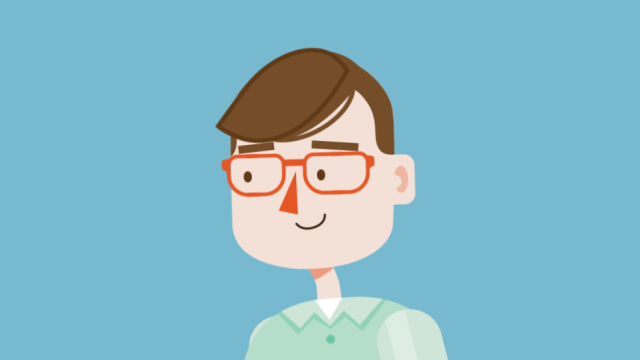
#> input picture assets/img1.png, 640 x 360 px
$ python colordetection.py
#> lines starting #> are read from the running program, lines starting #| are printed output that depends on the picture; after the words box and inside, x2 and y2 are one past the last pixel; in counts of white or black regions, pixels touching at a corner belong together
# Trackbar and Color detection

import cv2
import cvzone
import numpy as np

# function that empty will not doing anything, just pass it
def empty(a):
    pass

# Creating a trackbar
cv2.namedWindow("Trackbars")
cv2.resizeWindow("Trackbars", 640, 240)

# Create a trackbar with minimum value 0 and the maximum value is 179
cv2.createTrackbar("Hue Min", "Trackbars", 0, 179, empty)

# [8 lines of commented-out code are left out]
cv2.createTrackbar("Hue Min", "Trackbars", 10, 179, empty)
cv2.createTrackbar("Hue Max", "Trackbars", 92, 179, empty)
cv2.createTrackbar("Sat Min", "Trackbars", 0, 255, empty)
cv2.createTrackbar("Sat Max", "Trackbars", 70, 255, empty)
cv2.createTrackbar("Val Min", "Trackbars", 40, 255, empty)
cv2.createTrackbar("Val Max", "Trackbars", 255, 255, empty)

# After all of the setting, the color will make it the best HSV value


while True:

    img = cv2.imread('assets/img1.png')
#> img is the input picture: shape (360, 640, 3); mean B, G, R 197.7, 183.7, 133.7

    imgHSV = cv2.cvtColor(img, cv2.COLOR_BGR2HSV)
#> imgHSV: shape (360, 640, 3); mean H, S, V 83.4, 101.7, 206.3
    # get trackbar value
    h_min = cv2.getTrackbarPos("Hue Min", "Trackbars")
    h_max = cv2.getTrackbarPos("Hue Max", "Trackbars")
    s_min = cv2.getTrackbarPos("Sat Min", "Trackbars")
    s_max = cv2.getTrackbarPos("Sat Max", "Trackbars")
    v_min = cv2.getTrackbarPos("Val Min", "Trackbars")
    v_max = cv2.getTrackbarPos("Val Max", "Trackbars")
    print(h_min, h_max, s_min, s_max, v_min, v_max)

    # Create a mask using numpy array
    lower = np.array([h_min, s_min, v_min])
    upper = np.array([h_max, s_max, v_max])
    mask = cv2.inRange(imgHSV, lower, upper)
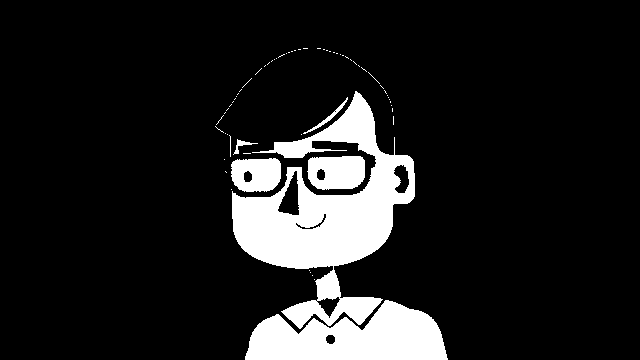
#> mask: shape (360, 640); 12.3% white; 65 white regions (58 under 20 px), largest, box (x1, y1, x2, y2) and area: (232, 91, 415, 329) 16852, (245, 300, 448, 360) 8008, (307, 156, 365, 190) 1662


    # Create a result based on mask
    imgResult = cv2.bitwise_and(img, img, mask=mask)
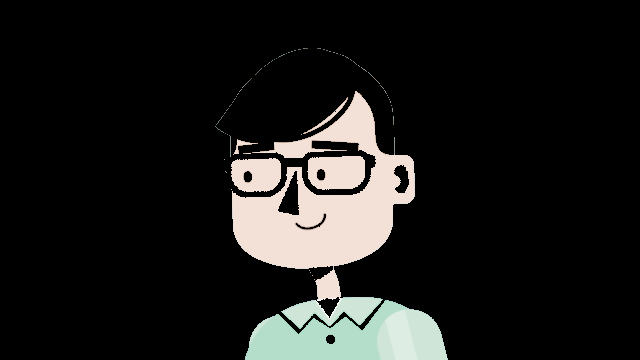
#> imgResult: shape (360, 640, 3); mean B, G, R 26.1, 27.6, 27.7

    # Create stack images
    imgStack1 = cvzone.stackImages([img,imgHSV],2, 1)
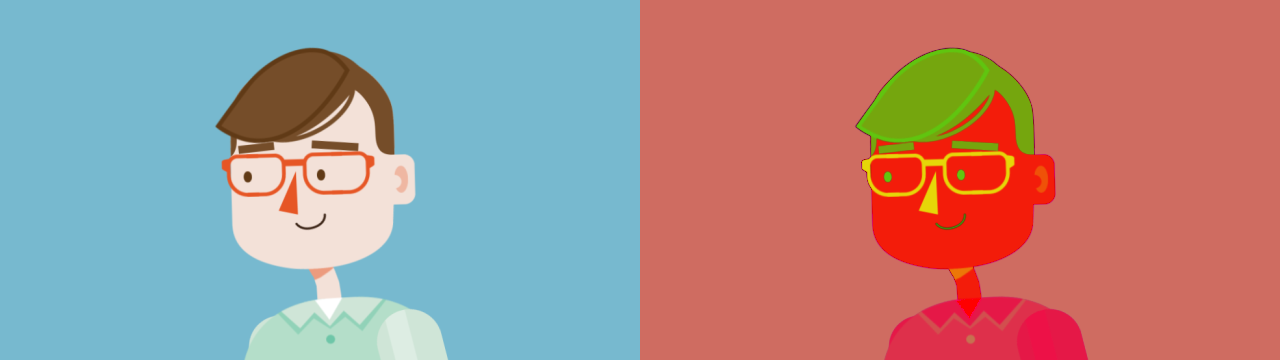
#> imgStack1: shape (360, 1280, 3); mean B, G, R 140.6, 142.7, 170
    imgStack2 = cvzone.stackImages([mask,imgResult],2, 1)
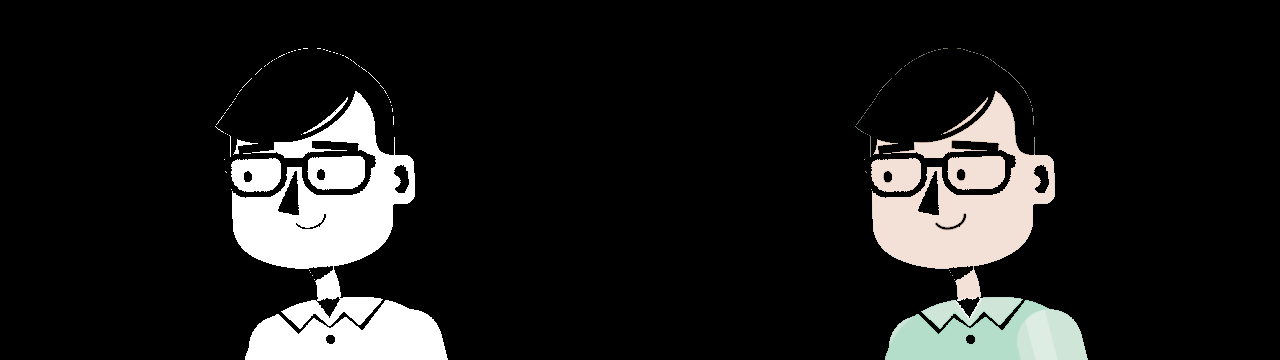
#> imgStack2: shape (360, 1280, 3); mean B, G, R 28.8, 29.5, 29.5
    imgStack = cvzone.stackImages([imgStack1,imgStack2], 1, 2)
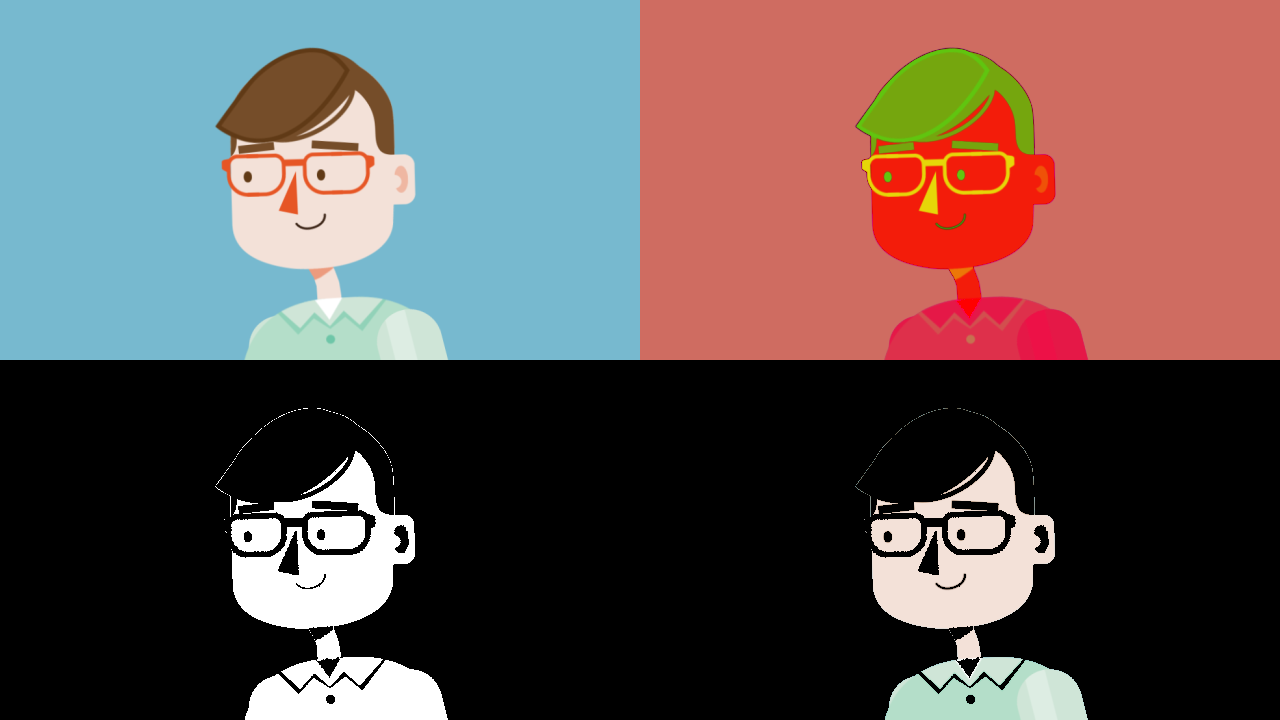
#> imgStack: shape (1440, 2560, 3) (shown at 1/2 size); mean B, G, R 84.7, 86.1, 99.8
    imgStack = cv2.resize(imgStack, (800, 400))
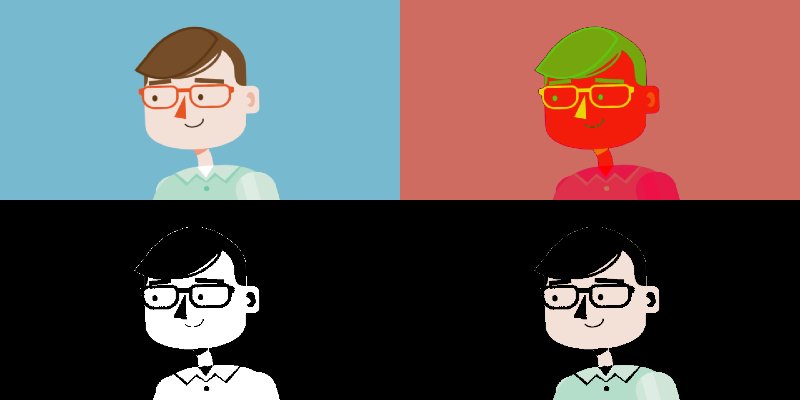
#> imgStack: shape (400, 800, 3); mean B, G, R 84.7, 86.1, 99.8

    cv2.imshow('Frame', imgStack)
    # [4 lines of commented-out code are left out]

    cv2.waitKey(1)
